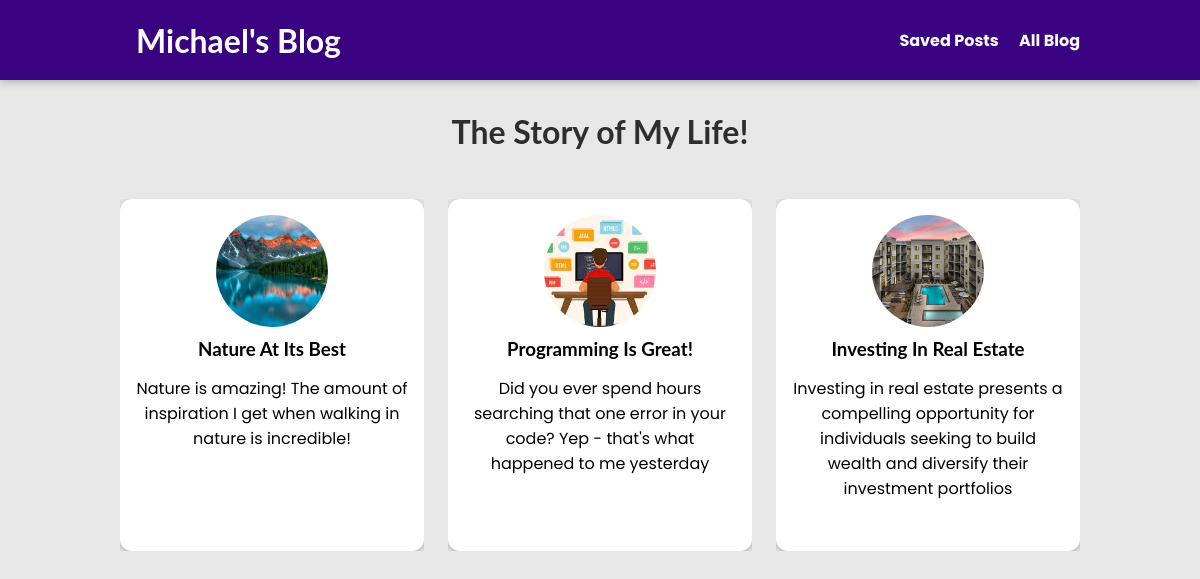
/posts/, run on the app's committed database.
### blog_app/models.py (models this page shows, shortened)
class Post(models.Model):
    title = models.CharField(max_length=100)
    image = models.ImageField(upload_to='posts', null=True)
    date = models.DateField()
    excerpt = models.CharField(max_length=300, null=True)
    content = models.CharField(max_length=600)
    slug = models.SlugField(default='', null=True, blank=True, db_index=True)
    author = models.ForeignKey(
        Author, on_delete=models.CASCADE, null=True, related_name='author')
    tag = models.ManyToManyField(Tag)

### blog_app/views.py (the view)
# urls.py: path("posts/", views.AllPostsView.as_view(), name='posts'),
class AllPostsView(ListView):
    template_name = 'blog_app/posts.html'
    model = Post
    ordering = ['-date']
    context_object_name = 'all_posts'

### blog_app/templates/blog_app/posts.html (shortened to what this page needs)
{% extends "base.html" %}
{% load static %}
{% block styles_css %}
<link rel='stylesheet' href='{% static "blog_app/post.css" %}'>
<link rel='stylesheet' href='{% static "blog_app/posts.css" %}'>
{% endblock %}
{% block body_content %}
<section id="all-posts">
    <h2>The Story of My Life!</h2>
    <ul>
        {% for post in all_posts %}
        {% include "blog_app/includes/post.html" %}
        {% endfor %}
</section>
{% endblock %}

### blog_app/templates/blog_app/includes/post.html
<ul>
    <li>
        <article class='post'>
            <a href='{% url "specific_post" post.slug %}'>
                <img src="{{post.image.url}}" alt="{{post.title}}">
                <div id='post_content'>
                    <h3>{{post.title}}</h3>
                    <p>
                        {{post.excerpt}}
                    </p>
                </div>
            </a>
        </article>
    </li>
</ul>

### static/styles.css (style rules this page uses)
* { box-sizing: border-box; }
html { font-family: "Poppins", sans-serif; font-weight: 400; font-style: normal; }
body { margin: 0; }
h1, h2, h3 { font-family: 'Lato', sans-serif; font-weight: bold; }

### blog_app/static/blog_app/post.css (style rules this page uses)
.post { display: flex; flex-direction: column; align-items: center; text-align: center; overflow: hidden; text-overflow: ellipsis; word-wrap: break-word; }
.post a { text-decoration: none; color: black; transition: all 0.2s ease; padding: 1rem; }
.post img { width: 5rem; height: 5rem; object-fit: cover; border-radius: 50%; }
.post h3 { margin: 0.25rem 0; }

### blog_app/static/blog_app/posts.css (style rules this page uses)
body { background-color: #e7e7e7; }
#all-posts { margin: 7rem auto; width: 90%; max-width: 60rem; }
#all-posts h2 { text-align: center; font-size: 2rem; color: #2e2e2e; margin: 3rem 0; }
ul { list-style: none; margin: 0; padding: 0; display: grid; grid-template-columns: repeat(auto-fill, minmax(17rem, 1fr)); gap: 1.5rem; }
.post img { width: 7rem; height: 7rem; }
.post a { height: 22rem; transform-origin: center; box-shadow: 0 2px 8px rgba(0, 0, 0, 0.25); border-radius: 12px; background-color: white; }

### data on the page
Post: image (picture), title "Nature At Its Best", excerpt "Nature is amazing! The amount of inspiration I get when walking in nature is incredible!"
Post: image (picture), title "Programming Is Great!", excerpt "Did you ever spend hours searching that one error in your code? Yep - that's what happened to me yesterday"
Post: image (picture), title "Investing In Real Estate", excerpt "Investing in real estate presents a compelling opportunity for individuals seeking to build wealth and diversify their investment portfolios"
